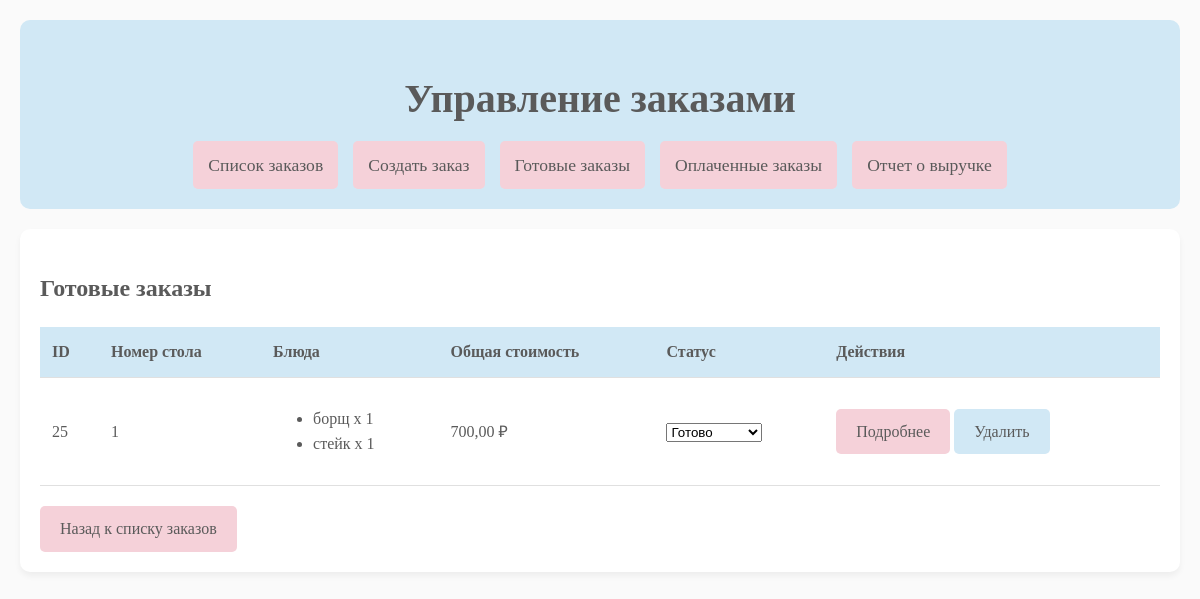
Before: /ready/ with the older database file.
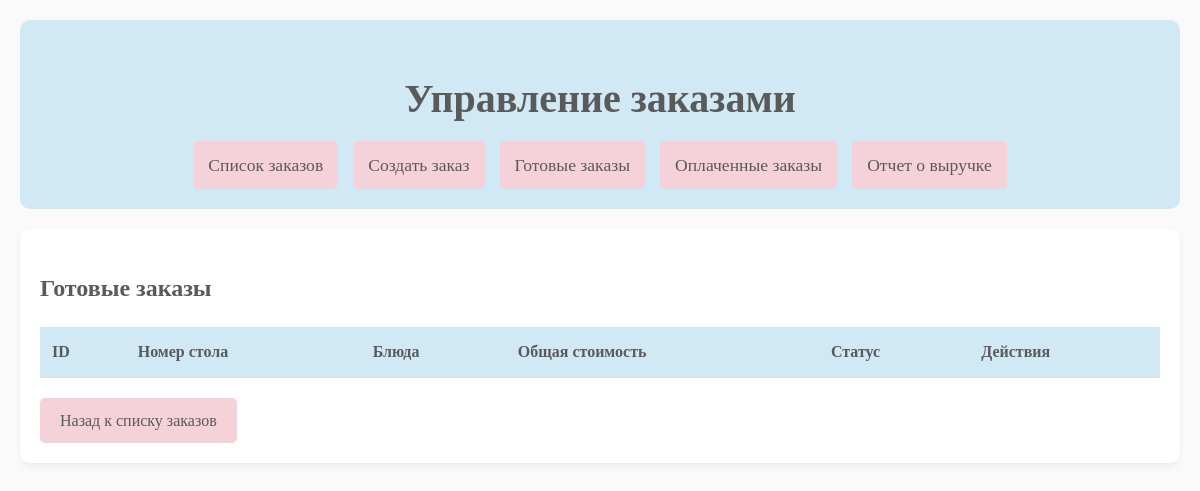
After: the same page with the newer database file.
### orders/models.py (models this page shows, shortened)
class Order(models.Model):
    STATUS_CHOICES = [
        ('waiting', 'В ожидании'),
        ('ready', 'Готово'),
        ('paid', 'Оплачено'),
    ]
    table_number = models.IntegerField(validators=[MinValueValidator(1)])
    items = JSONField(default=list)  # Список блюд с ценами
    total_price = models.DecimalField(max_digits=10, decimal_places=2, default=0)
    status = models.CharField(max_length=10, choices=STATUS_CHOICES, default='waiting')

### orders/views.py (the view)
# urls.py: path('ready/', views.ready_orders, name='ready_orders'),
def ready_orders(request):
    orders = Order.objects.filter(status='ready')
    return render(request, 'orders/ready_orders.html', {'orders': orders})

### orders/templates/orders/ready_orders.html (shortened to what this page needs)
{% extends 'base.html' %}
{% block content %}
<div class="card">
    <div class="card-header">
        <h2>Готовые заказы</h2>
    </div>
    <div class="card-body">
        <table class="table">
            <thead>
                <tr>
                    <th>ID</th>
                    <th>Номер стола</th>
                    <th>Блюда</th>
                    <th>Общая стоимость</th>
                    <th>Статус</th>
                    <th>Действия</th>
                </tr>
            </thead>
            <tbody>
                {% for order in orders %}
                <tr>
                    <td>{{ order.id }}</td>
                    <td>{{ order.table_number }}</td>
                    <td>
                        <ul>
                            {% for item in order.items %}
                            <li>{{ item.name }} x {{ item.quantity }}</li>
                            {% endfor %}
                        </ul>
                    </td>
                    <td>{{ order.total_price }} ₽</td>
                    <td>
                        <form method="post" action="{% url 'order_update_status' order.pk %}">
                            <select name="status" onchange="this.form.submit()">
                                <option value="ready" {% if order.status == 'ready' %}selected{% endif %}>Готово</option>
                            </select>
                        </form>
                    </td>
                    <td>
                        <a href="{% url 'order_detail' order.pk %}" class="btn btn-info">Подробнее</a>
                        <a href="{% url 'order_delete' order.pk %}" class="btn btn-danger">Удалить</a>
                    </td>
                </tr>
                {% endfor %}
            </tbody>
        </table>
        <a href="{% url 'order_list' %}" class="btn btn-secondary">Назад к списку заказов</a>
    </div>
</div>
{% endblock %}

Changed rows visible on the page:
removed Order: id "25", table_number "1", name "борщ" "стейк", quantity "1" "1", total_price "700,00", status "Готово"
